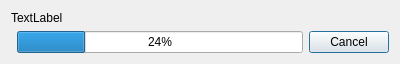
<?xml version="1.0" encoding="UTF-8"?>
<ui version="4.0">
 <class>DownloadProgress</class>
 <widget class="QDialog" name="DownloadProgress">
  <property name="geometry">
   <rect>
    <x>0</x>
    <y>0</y>
    <width>400</width>
    <height>64</height>
   </rect>
  </property>
  <property name="windowTitle">
   <string>Dialog</string>
  </property>
  <layout class="QGridLayout" name="gridLayout">
   <item row="1" column="1">
    <widget class="QProgressBar" name="progressBar">
     <property name="value">
      <number>24</number>
     </property>
    </widget>
   </item>
   <item row="0" column="0" colspan="3">
    <widget class="QLabel" name="progress_label">
     <property name="text">
      <string>TextLabel</string>
     </property>
    </widget>
   </item>
   <item row="1" column="2">
    <widget class="QPushButton" name="cancel_button">
     <property name="text">
      <string>Cancel</string>
     </property>
    </widget>
   </item>
  </layout>
 </widget>
 <resources/>
 <connections>
  <connection>
   <sender>cancel_button</sender>
   <signal>clicked()</signal>
   <receiver>DownloadProgress</receiver>
   <slot>reject()</slot>
   <hints>
    <hint type="sourcelabel">
     <x>353</x>
     <y>148</y>
    </hint>
    <hint type="destinationlabel">
     <x>199</x>
     <y>84</y>
    </hint>
   </hints>
  </connection>
 </connections>
</ui>
